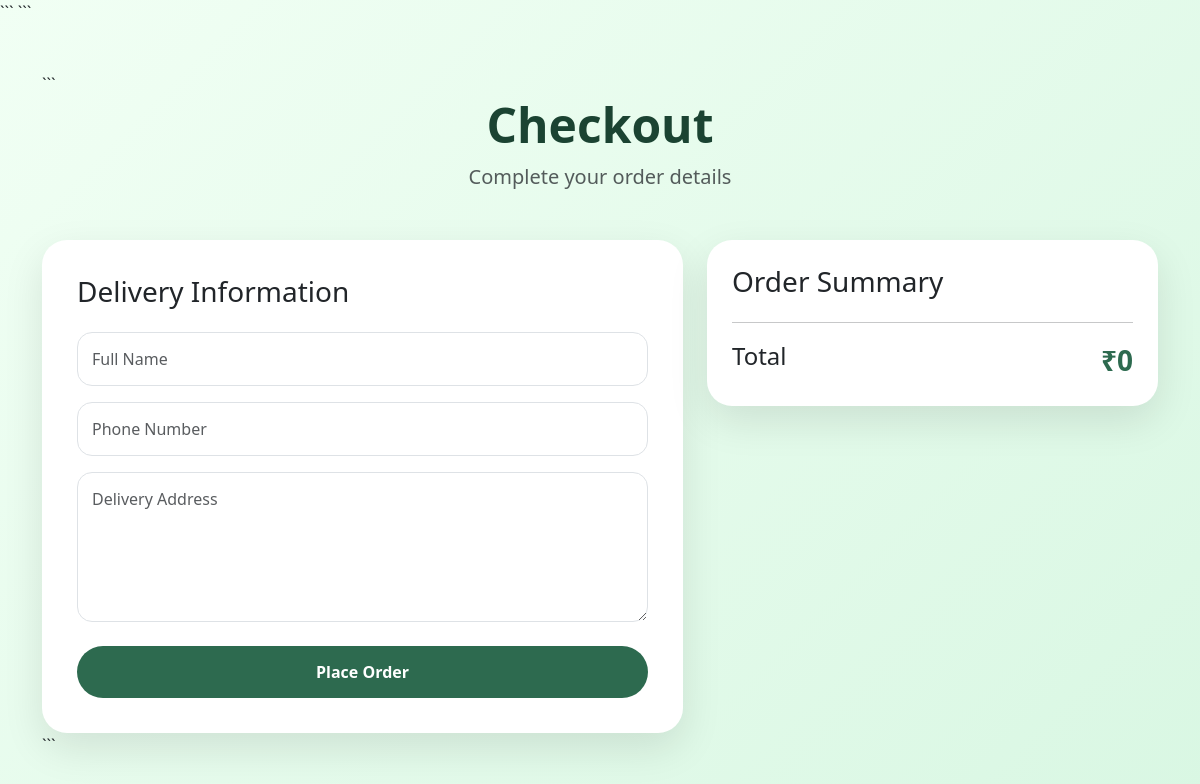
The page /checkout/ on the database as committed earlier.
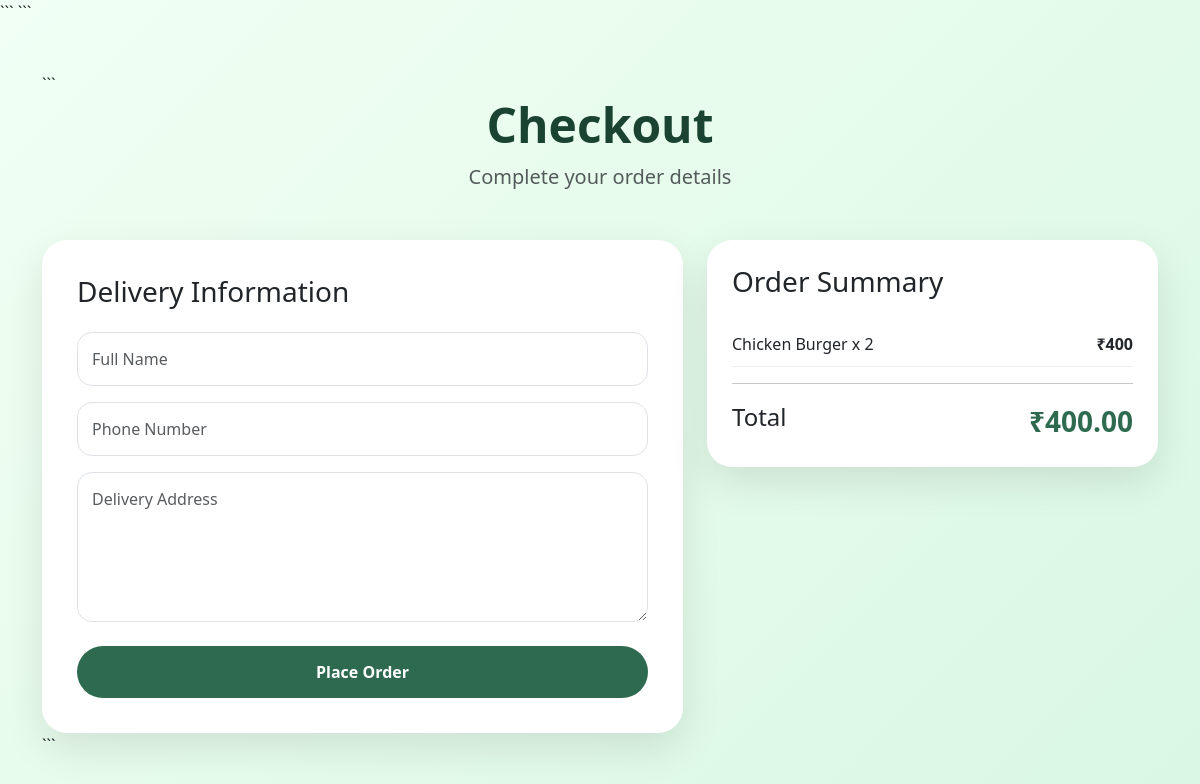
The same page on the database as committed later.
### orders/models.py (models this page shows, shortened)
class Cart(models.Model):
    food = models.ForeignKey(Food, on_delete=models.CASCADE)
    quantity = models.PositiveIntegerField(default=1)

### menu/models.py (models this page shows, shortened)
class Food(models.Model):
    CATEGORY_CHOICES = [
        ('Breakfast', 'Breakfast'),
        ('Lunch', 'Lunch'),
        ('Dinner', 'Dinner'),
    ]
    name = models.CharField(max_length=100)
    category = models.CharField(max_length=20, choices=CATEGORY_CHOICES)
    price = models.DecimalField(max_digits=8, decimal_places=2)
    description = models.TextField()
    image = models.ImageField(upload_to='foods/')
    available = models.BooleanField(default=True)

### orders/views.py (the view, shortened to what this page needs)
# urls.py: path('checkout/', checkout, name='checkout'),
def checkout(request):
    cart_items = Cart.objects.all()
    total = 0
    for item in cart_items:
        total += item.food.price * item.quantity
    return render(request, 'checkout.html', {
        'cart_items': cart_items,
        'total': total
    })

### templates/checkout.html (shortened to what this page needs)
<!DOCTYPE html>
<html>
<head>
<link href="https://cdn.jsdelivr.net/npm/bootstrap@5.3.0/dist/css/bootstrap.min.css" rel="stylesheet">
```
</head>
<body>
<div class="container py-5">
```
<div class="text-center mb-5">
    <h1 class="page-title">Checkout</h1>
    <p class="text-muted fs-5">
        Complete your order details
    </p>
</div>
<div class="row g-4">
    <div class="col-lg-7">
        <div class="checkout-card">
            <h3 class="mb-4">Delivery Information</h3>
            <form method="POST">
                <input type="text"
                       name="name"
                       class="form-control mb-3"
                       placeholder="Full Name"
                       required>
                <input type="text"
                       name="phone"
                       class="form-control mb-3"
                       placeholder="Phone Number"
                       required>
                <textarea
                    name="address"
                    class="form-control mb-4"
                    rows="5"
                    placeholder="Delivery Address"
                    required></textarea>
                <button type="submit"
                        class="checkout-btn">
                    Place Order
                </button>
            </form>
        </div>
    </div>
    <div class="col-lg-5">
        <div class="summary-card">
            <h3 class="mb-4">
                Order Summary
            </h3>
            {% for item in cart_items %}
            <div class="food-item d-flex justify-content-between">
                <span>
                    {{ item.food.name }}
                    x {{ item.quantity }}
                </span>
                <strong>
                    ₹{% widthratio item.food.price 1 item.quantity %}
                </strong>
            </div>
            {% endfor %}
            <hr>
            <div class="d-flex justify-content-between align-items-center">
                <h4>Total</h4>
                <div class="total-price">
                    ₹{{ total }}
                </div>
            </div>
        </div>
    </div>
</div>
```
</div>
</body>
</html>

Rows that differ between the two databases and show on the page:
added Cart: food.name "Chicken Burger", quantity "2", food+quantity "400"
Other text that changed with them:
{{ total }}: "0" → "400.00"
